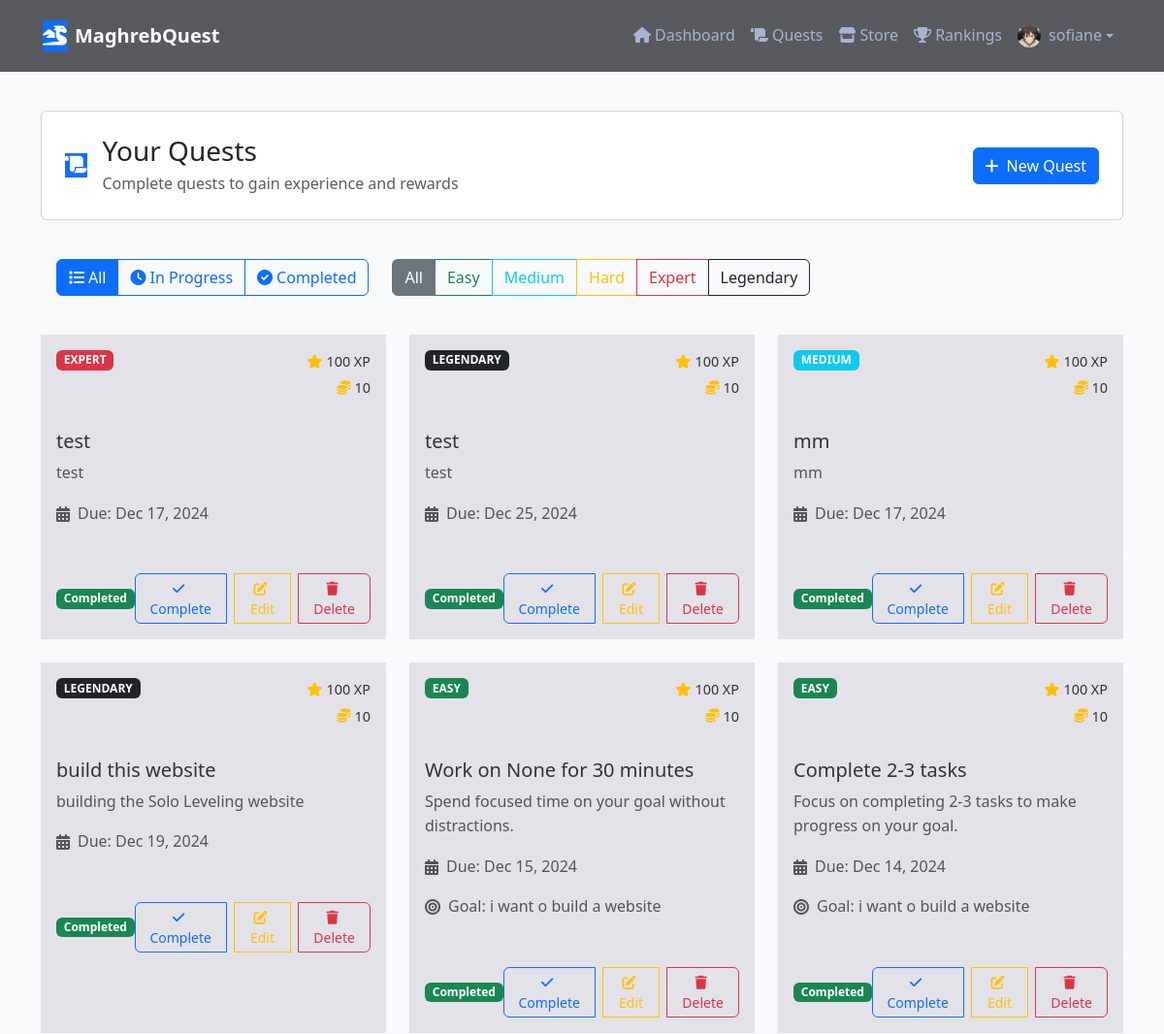
The app's page /quests/ (signed in, upper part), older data.
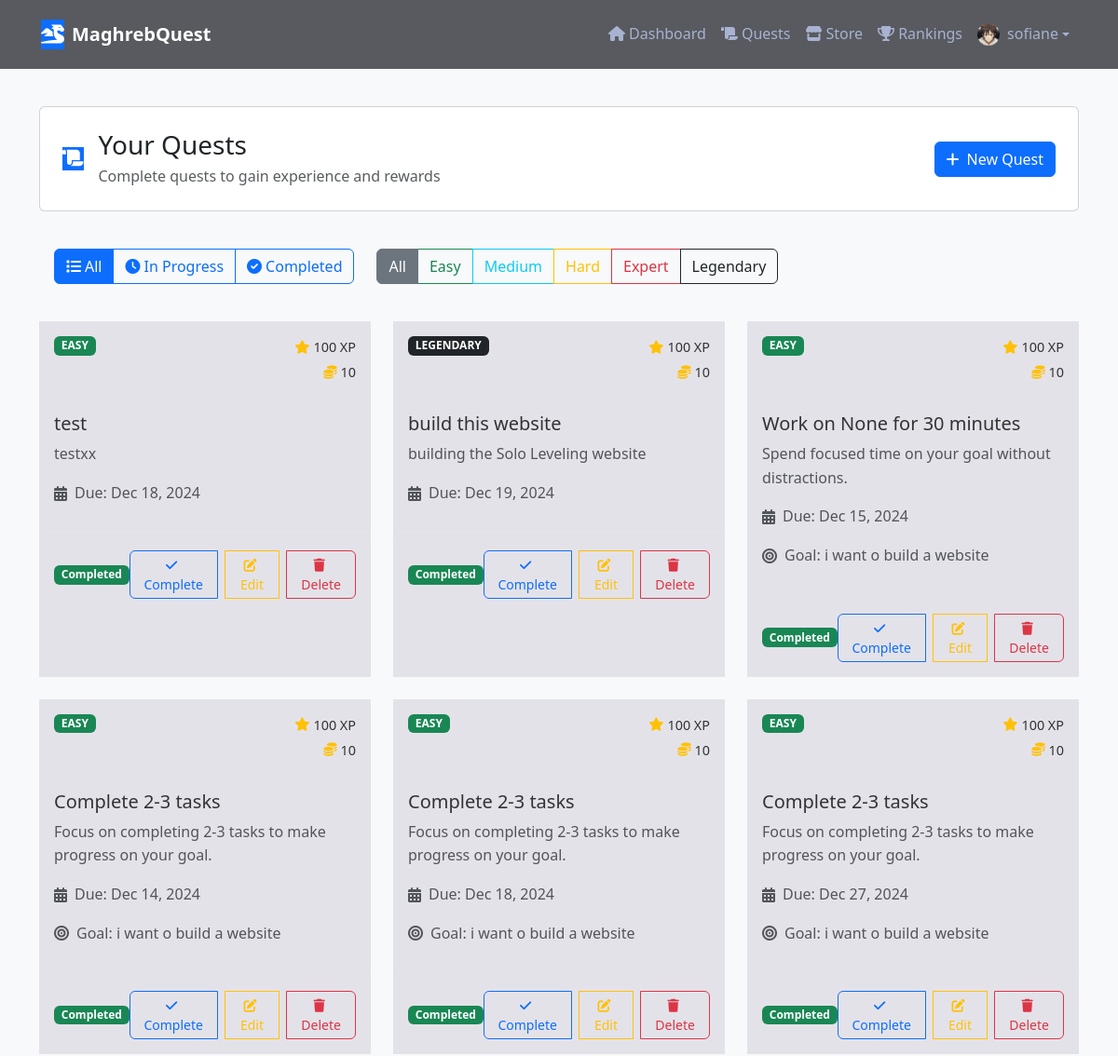
The same page, newer data.
### core/models.py (models this page shows, shortened)
class Quest(models.Model):
    QUEST_STATUS = [
        ('not_started', 'Not Started'),
        ('in_progress', 'In Progress'),
        ('completed', 'Completed'),
        ('failed', 'Failed')
    ]
    DIFFICULTY_CHOICES = [
        (1, 'EASY'),
        (2, 'MEDIUM'),
        (3, 'HARD'),
        (4, 'EXPERT'),
        (5, 'LEGENDARY')
    ]
    QUEST_TYPES = [
        ('strength', 'Strength'),
        ('agility', 'Agility'),
        ('vitality', 'Vitality'),
        ('sense', 'Sense'),
        ('intelligence', 'Intelligence'),
        ('general', 'General')
    ]
    title = models.CharField(max_length=200)
    description = models.TextField()
    quest_type = models.CharField(
        max_length=20,
        choices=QUEST_TYPES,
        default='general'
    )
    difficulty = models.IntegerField(
        choices=DIFFICULTY_CHOICES,
        default=1,
        help_text="Quest difficulty level"
    )
    reward_xp = models.IntegerField(default=100)
    reward_coins = models.IntegerField(default=10)
    required_level = models.IntegerField(default=1)
    deadline = models.DateTimeField(null=True, blank=True)
    status = models.CharField(max_length=20, choices=QUEST_STATUS, default='not_started')
    user = models.ForeignKey(User, on_delete=models.CASCADE)
    goal = models.ForeignKey('Goal', on_delete=models.CASCADE, related_name='quests', null=True, blank=True)
    created_at = models.DateTimeField(auto_now_add=True)
    updated_at = models.DateTimeField(auto_now=True)
    completed_at = models.DateTimeField(null=True, blank=True)
    def get_difficulty_color(self):
        colors = {
            1: 'success',   # Easy
            2: 'info',      # Medium
            3: 'warning',   # Hard
            4: 'danger',    # Expert
            5: 'dark'       # Legendary
        }
        return colors.get(self.difficulty, 'secondary')
    def get_status_color(self):
        colors = {
            'not_started': 'secondary',
            'in_progress': 'primary',
            'completed': 'success',
            'failed': 'danger'
        }
        return colors.get(self.status, 'secondary')
    class Meta:
        indexes = [
            models.Index(fields=['user', 'status']),
            models.Index(fields=['goal', 'status']),
            models.Index(fields=['completed_at']),
        ]
        ordering = ['-created_at']

class Goal(models.Model):
    GOAL_TYPES = [
        ('personal', 'Personal Development'),
        ('career', 'Career'),
        ('health', 'Health & Fitness'),
        ('education', 'Education'),
        ('financial', 'Financial'),
        ('creative', 'Creative'),
        ('social', 'Social'),
        ('other', 'Other')
    ]
    title = models.CharField(max_length=200)
    description = models.TextField()
    goal_type = models.CharField(max_length=20, choices=GOAL_TYPES, default='personal')
    deadline = models.DateTimeField(null=True, blank=True)
    user = models.ForeignKey(User, on_delete=models.CASCADE)
    created_at = models.DateTimeField(auto_now_add=True)
    updated_at = models.DateTimeField(auto_now=True)
    is_active = models.BooleanField(default=True)
    priority = models.IntegerField(
        default=1,
        validators=[MinValueValidator(1), MaxValueValidator(5)]
    )
    class Meta:
        indexes = [
            models.Index(fields=['user', 'deadline']),
            models.Index(fields=['user', 'is_active']),
        ]
        ordering = ['-created_at']

### core/views.py (the view)
# urls.py: path('quests/', views.quest_list, name='quest_list'),
@login_required
def quest_list(request):
    quests = Quest.objects.filter(user=request.user)
    goals = Goal.objects.filter(user=request.user, is_active=True)
    status = request.GET.get('status')
    if status:
        quests = quests.filter(status=status)
    difficulty = request.GET.get('difficulty')
    if difficulty:
        quests = quests.filter(difficulty=int(difficulty))
    goal_id = request.GET.get('goal')
    if goal_id:
        quests = quests.filter(goal_id=goal_id)
    search = request.GET.get('search')
    if search:
        quests = quests.filter(title__icontains=search) | quests.filter(description__icontains=search)
    quests = quests.order_by('-created_at')
    paginator = Paginator(quests, 9)  # Show 9 quests per page
    page = request.GET.get('page')
    try:
        quests = paginator.page(page)
    except PageNotAnInteger:
        quests = paginator.page(1)
    except EmptyPage:
        quests = paginator.page(paginator.num_pages)
    context = {
        'quests': quests,
        'goals': goals,
        'is_paginated': True if paginator.num_pages > 1 else False,
        'page_obj': quests,
        'now': timezone.now(),  # Add current time for deadline comparison
    }
    return render(request, 'core/quest_list.html', context)

### templates/core/quest_list.html (shortened to what the changed rows need)
{% extends 'core/base.html' %}
{% load static %}
{% load custom_filters %}
{% block content %}
<div class="container py-4">
    <div class="row mb-4">
        <div class="col-12">
            <div class="card p-4" data-aos="fade-up">
                <div class="d-flex justify-content-between align-items-center">
                    <div class="d-flex align-items-center">
                        <div>
                            <h1 class="h3 mb-1">Your Quests</h1>
                        </div>
                    </div>
                </div>
            </div>
        </div>
    </div>
    <div class="row" id="quest-grid">
        {% for quest in quests %}
        <div class="col-md-6 col-lg-4 mb-4 quest-item"
             data-status="{{ quest.status|lower }}"
             data-difficulty="{{ quest.difficulty }}"
             data-aos="fade-up"
             data-aos-delay="{{ forloop.counter0|add:1|add:99 }}"
             data-quest-id="{{ quest.id }}">
            <div class="glass-card h-100 quest-card">
                <div class="card-header bg-transparent border-bottom-0 p-3">
                    <div class="d-flex justify-content-between align-items-start">
                        <span class="badge bg-{{ quest.get_difficulty_color }}">
                            {{ quest.get_difficulty_display }}
                        </span>
                        <div class="quest-rewards text-end">
                            <div class="d-flex align-items-center justify-content-end mb-1">
                                <i class="fas fa-star text-warning me-1"></i>
                                <span>{{ quest.reward_xp }} XP</span>
                            </div>
                            <div class="d-flex align-items-center justify-content-end">
                                <i class="fas fa-coins text-warning me-1"></i>
                                <span>{{ quest.reward_coins }}</span>
                            </div>
                        </div>
                    </div>
                </div>
                <div class="card-body p-3">
                    <h5 class="card-title mb-2">{{ quest.title }}</h5>
                    <p class="card-text text-muted mb-3">{{ quest.description }}</p>
                    {% if quest.deadline %}
                    <div class="mb-3">
                        <div class="d-flex align-items-center text-muted">
                            <i class="fas fa-calendar-alt me-2"></i>
                            <span>Due: {{ quest.deadline|date:"M d, Y" }}</span>
                        </div>
                    </div>
                    {% endif %}
                    {% if quest.goal %}
                    <div class="mb-3">
                        <div class="d-flex align-items-center text-muted">
                            <i class="fas fa-bullseye me-2"></i>
                            <span>Goal: {{ quest.goal.title }}</span>
                        </div>
                    </div>
                    {% endif %}
                </div>
                <div class="card-footer bg-transparent border-top p-3">
                    <div class="d-flex justify-content-between align-items-center">
                        <span class="badge bg-{{ quest.get_status_color }}">
                            {{ quest.get_status_display }}
                        </span>
                        <div class="btn-group">
                            <button class="btn btn-sm btn-outline-primary me-2" onclick="completeQuest({{ quest.id }})">
                                <i class="fas fa-check me-1"></i>Complete
                            </button>
                            <button class="btn btn-sm btn-outline-warning me-2" data-bs-toggle="modal" data-bs-target="#editQuestModal{{ quest.id }}">
                                <i class="fas fa-edit me-1"></i>Edit
                            </button>
                            <button class="btn btn-sm btn-outline-danger" onclick="deleteQuest({{ quest.id }})">
                                <i class="fas fa-trash me-1"></i>Delete
                            </button>
                        </div>
                    </div>
                </div>
            </div>
        </div>
        {% endfor %}
    </div>
</div>
{% endblock %}

Row changes from the older to the newer data that the page shows:
removed Quest: difficulty "EXPERT", reward_xp "100", reward_coins "10", title "test", description "test", deadline "Dec 17, 2024", status "Completed"
removed Quest: difficulty "LEGENDARY", reward_xp "100", reward_coins "10", title "test", description "test", deadline "Dec 25, 2024", status "Completed"
removed Quest: difficulty "MEDIUM", reward_xp "100", reward_coins "10", title "mm", description "mm", deadline "Dec 17, 2024", status "Completed"
added Quest: difficulty "EASY", reward_xp "100", reward_coins "10", title "test", description "testxx", deadline "Dec 18, 2024", status "Completed"
now on this page (row unchanged): Quest: difficulty "EASY", reward_xp "100", reward_coins "10", title "Complete 2-3 tasks", description "Focus on completing 2-3 tasks to make progress on your goal.", deadline "Dec 18, 2024", goal "i want o build a website", status "Completed"
now on this page (row unchanged): Quest: difficulty "EASY", reward_xp "100", reward_coins "10", title "Complete 2-3 tasks", description "Focus on completing 2-3 tasks to make progress on your goal.", deadline "Dec 27, 2024", goal "i want o build a website", status "Completed"
